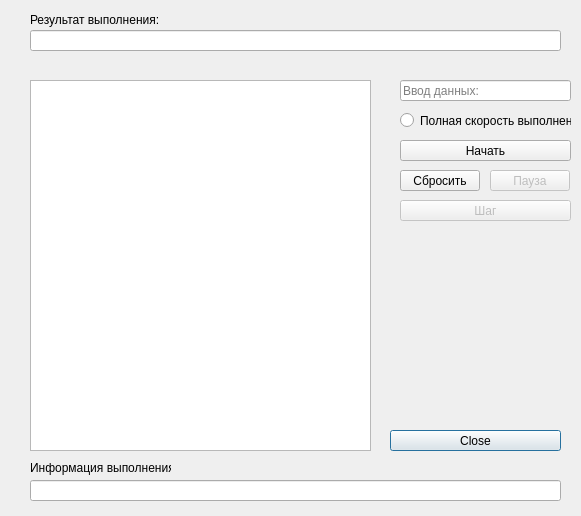
<?xml version="1.0" encoding="UTF-8"?>
<ui version="4.0">
 <class>Dialog</class>
 <widget class="QDialog" name="Dialog">
  <property name="geometry">
   <rect>
    <x>0</x>
    <y>0</y>
    <width>581</width>
    <height>516</height>
   </rect>
  </property>
  <property name="windowTitle">
   <string>Dialog</string>
  </property>
  <widget class="QPushButton" name="Close">
   <property name="geometry">
    <rect>
     <x>390</x>
     <y>430</y>
     <width>171</width>
     <height>21</height>
    </rect>
   </property>
   <property name="text">
    <string>Close</string>
   </property>
  </widget>
  <widget class="CustomPlainText" name="plainTextEdit">
   <property name="geometry">
    <rect>
     <x>30</x>
     <y>80</y>
     <width>341</width>
     <height>371</height>
    </rect>
   </property>
  </widget>
  <widget class="QPushButton" name="Start">
   <property name="geometry">
    <rect>
     <x>400</x>
     <y>140</y>
     <width>171</width>
     <height>21</height>
    </rect>
   </property>
   <property name="text">
    <string>Начать</string>
   </property>
  </widget>
  <widget class="QLineEdit" name="Output">
   <property name="geometry">
    <rect>
     <x>30</x>
     <y>30</y>
     <width>531</width>
     <height>21</height>
    </rect>
   </property>
   <property name="layoutDirection">
    <enum>Qt::RightToLeft</enum>
   </property>
   <property name="autoFillBackground">
    <bool>false</bool>
   </property>
   <property name="alignment">
    <set>Qt::AlignCenter</set>
   </property>
   <property name="readOnly">
    <bool>true</bool>
   </property>
   <property name="clearButtonEnabled">
    <bool>false</bool>
   </property>
  </widget>
  <widget class="QLineEdit" name="Input">
   <property name="geometry">
    <rect>
     <x>400</x>
     <y>80</y>
     <width>171</width>
     <height>21</height>
    </rect>
   </property>
   <property name="inputMask">
    <string/>
   </property>
   <property name="text">
    <string notr="true"/>
   </property>
   <property name="placeholderText">
    <string>Ввод данных:</string>
   </property>
  </widget>
  <widget class="QLineEdit" name="ErrorLine">
   <property name="geometry">
    <rect>
     <x>30</x>
     <y>480</y>
     <width>531</width>
     <height>21</height>
    </rect>
   </property>
   <property name="readOnly">
    <bool>true</bool>
   </property>
  </widget>
  <widget class="QLabel" name="label">
   <property name="geometry">
    <rect>
     <x>30</x>
     <y>460</y>
     <width>141</width>
     <height>16</height>
    </rect>
   </property>
   <property name="text">
    <string>Информация выполнения:</string>
   </property>
  </widget>
  <widget class="QRadioButton" name="FullSpeed">
   <property name="geometry">
    <rect>
     <x>400</x>
     <y>110</y>
     <width>171</width>
     <height>21</height>
    </rect>
   </property>
   <property name="text">
    <string>Полная скорость выполнения</string>
   </property>
   <property name="iconSize">
    <size>
     <width>16</width>
     <height>16</height>
    </size>
   </property>
   <property name="checked">
    <bool>false</bool>
   </property>
  </widget>
  <widget class="QLabel" name="label_2">
   <property name="geometry">
    <rect>
     <x>30</x>
     <y>10</y>
     <width>201</width>
     <height>20</height>
    </rect>
   </property>
   <property name="text">
    <string>Результат выполнения:</string>
   </property>
  </widget>
  <widget class="QPushButton" name="Pause">
   <property name="enabled">
    <bool>false</bool>
   </property>
   <property name="geometry">
    <rect>
     <x>490</x>
     <y>170</y>
     <width>80</width>
     <height>21</height>
    </rect>
   </property>
   <property name="text">
    <string>Пауза</string>
   </property>
   <property name="autoDefault">
    <bool>true</bool>
   </property>
   <property name="flat">
    <bool>false</bool>
   </property>
  </widget>
  <widget class="QPushButton" name="Reset">
   <property name="geometry">
    <rect>
     <x>400</x>
     <y>170</y>
     <width>80</width>
     <height>21</height>
    </rect>
   </property>
   <property name="text">
    <string>Сбросить</string>
   </property>
  </widget>
  <widget class="QPushButton" name="Step">
   <property name="enabled">
    <bool>false</bool>
   </property>
   <property name="geometry">
    <rect>
     <x>400</x>
     <y>200</y>
     <width>171</width>
     <height>21</height>
    </rect>
   </property>
   <property name="text">
    <string>Шаг</string>
   </property>
  </widget>
 </widget>
 <customwidgets>
  <customwidget>
   <class>CustomPlainText</class>
   <extends>QPlainTextEdit</extends>
   <header>customplaintext.h</header>
  </customwidget>
 </customwidgets>
 <resources/>
 <connections>
  <connection>
   <sender>Close</sender>
   <signal>clicked()</signal>
   <receiver>Dialog</receiver>
   <slot>close()</slot>
   <hints>
    <hint type="sourcelabel">
     <x>99</x>
     <y>250</y>
    </hint>
    <hint type="destinationlabel">
     <x>199</x>
     <y>149</y>
    </hint>
   </hints>
  </connection>
 </connections>
</ui>
